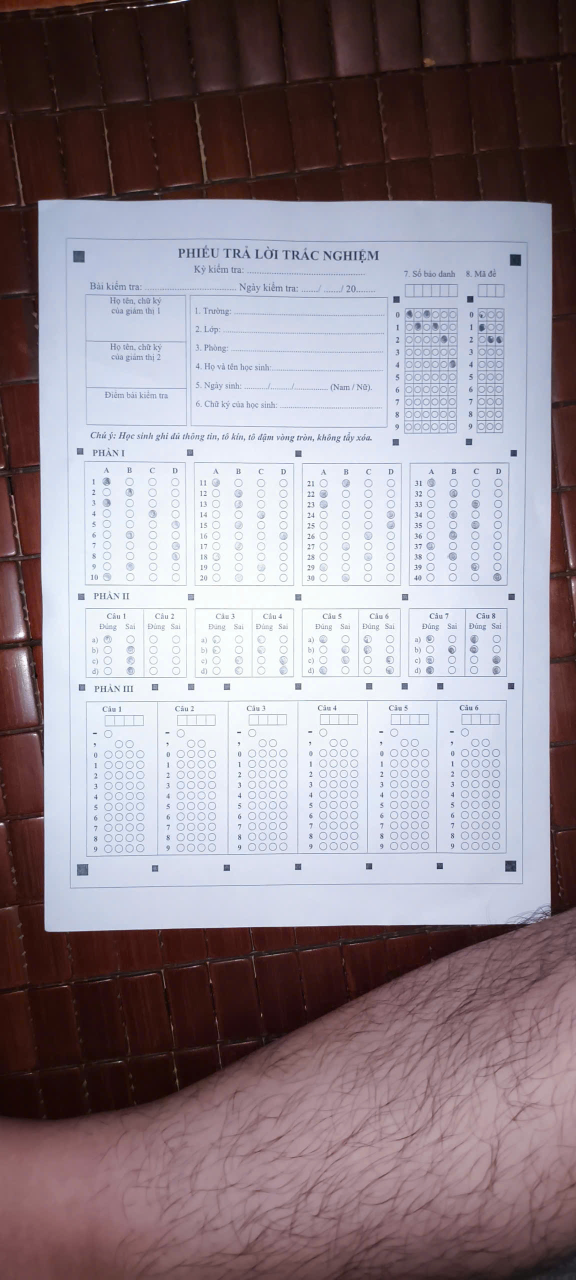
#> input picture da35b902e16f6031397e.jpg, 1152 x 2560 px (shown at 1/2 size)
$ python calibrate_part3.py da35b902e16f6031397e.jpg
#> lines starting #> are read from the running program, lines starting #| are printed output that depends on the picture
"""
Đo tọa độ bubble Part III trên ảnh warped calibration.
Chạy: python calibrate_part3.py anh\1_gray.jpg
"""
import cv2
import numpy as np
import sys

img_path = sys.argv[1] if len(sys.argv) > 1 else "anh/1_gray.jpg"
gray = cv2.imread(img_path, cv2.IMREAD_GRAYSCALE)
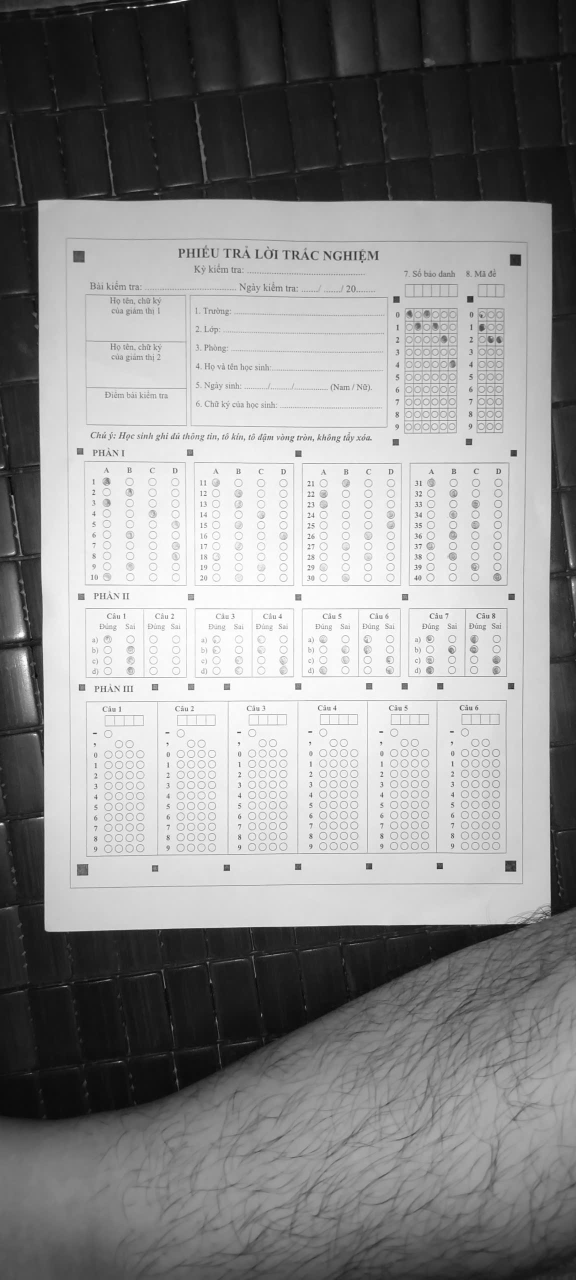
#> gray: shape (2560, 1152) (shown at 1/2 size); min 2, max 255, mean 141.3
if gray is None:
    print(f"Không đọc được: {img_path}")
    sys.exit(1)

h, w = gray.shape
#> h = 2560; w = 1152
print(f"Ảnh: {w}x{h}")
#| Ảnh: 1152x2560

# Part III region: y ~1450 → 1900, x = 0 → w
y_top, y_bot = 1440, 1900
roi = gray[y_top:y_bot, 0:w]
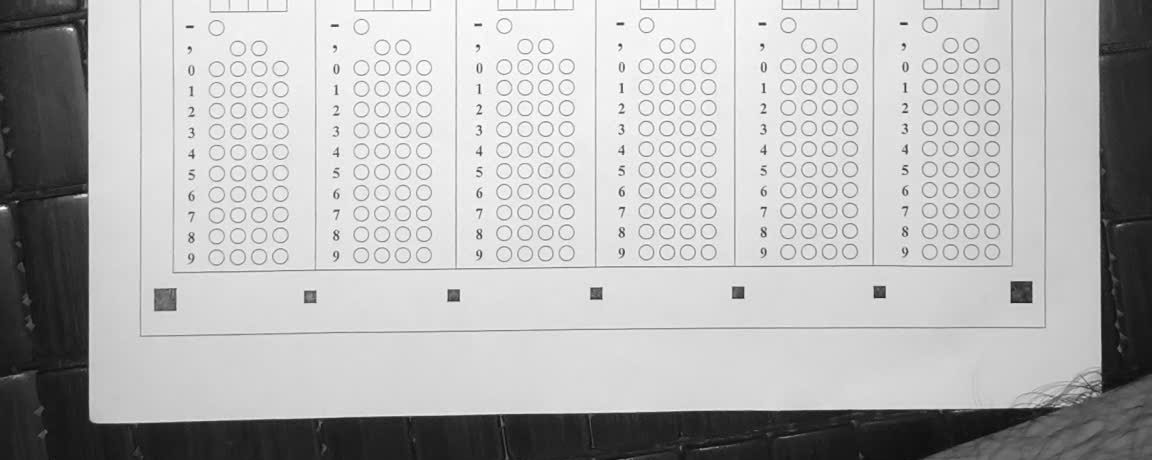
#> roi: shape (460, 1152); min 10, max 255, mean 180.8

# Detect circles
circles = cv2.HoughCircles(
    roi, cv2.HOUGH_GRADIENT, dp=1, minDist=20,
    param1=50, param2=25, minRadius=8, maxRadius=18
)
#> circles = 153 rows, first 8: [216.5, 194.5, 8.8], [381.5, 171.5, 8.8], [929.5, 86.5, 8.7], [423.5, 254.5, 8.4], [216.5, 89.5, 8.4], [216.5, 131.5, 8.8], [402.5, 88.5, 8.8], [929.5, 189.5, 8.8]

if circles is None:
    print("Không tìm thấy circle nào!")
    sys.exit(1)

circles = np.round(circles[0]).astype(int)
#> circles = 153 rows, first 8: [216, 194, 9], [382, 172, 9], [930, 86, 9], [424, 254, 8], [216, 90, 8], [216, 132, 9], [402, 88, 9], [930, 190, 9]
# Convert back to full image coords
circles[:, 1] += y_top

print(f"\nTìm thấy {len(circles)} circles")
#| Tìm thấy 153 circles

# Sort by x, then cluster into 6 questions (each ~230px apart)
# Each question has: 1 sign + 4 digit columns = ~5 x-clusters
circles_sorted = sorted(circles, key=lambda c: c[0])
#> circles_sorted = 153 items, first 6: [216, 1634, 9], [216, 1530, 8], [216, 1572, 9], [216, 1508, 9], [216, 1614, 10], [216, 1468, 9]

# Group by x into clusters (gap > 15px = new cluster)
x_clusters = []
current = [circles_sorted[0]]
#> current = [[216, 1634, 9]]
for c in circles_sorted[1:]:
    if c[0] - current[-1][0] > 15:
        x_clusters.append(current)
        current = [c]
    else:
        current.append(c)
#> this loop made 152 passes
#> after the loop, current = [[992, 1506, 9], [992, 1692, 8], [992, 1610, 9], [992, 1588, 8]]; x_clusters = 23 items
x_clusters.append(current)

print(f"X clusters: {len(x_clusters)}")
#| X clusters: 24
print()

# For each cluster, compute mean x and list y values
for i, cluster in enumerate(x_clusters):
    xs = [c[0] for c in cluster]
    ys = sorted([c[1] for c in cluster])
    mean_x = int(np.mean(xs))
    print(f"  Cluster {i:2d}: x={mean_x:5d}  count={len(cluster):2d}  "
          f"y_range=[{min(ys)}-{max(ys)}]")
#> this loop made 24 passes
#> (xs, ys, mean_x) on passes 1 to 6: ([216, 216, 216, 216, 216, 216, 216], [1468, 1508, 1530, 1572, 1614, 1634, 1698], 216), ([236, 238, 238, 238, 238, 238, 238], [1488, 1508, 1552, 1592, 1612, 1634, 1676], 237), ([258, 258, 258, 258, 258, 260], [1488, 1572, 1592, 1612, 1654, 1676], 258), ([280, 280, 280, 280], [1550, 1570, 1592, 1634], 280), ([360, 360, 360, 362, 362], [1466, 1508, 1528, 1592, 1654], 360), ([380, 382, 382, 382, 382, 382, 382, 382, 382], [1488, 1528, 1548, 1590, 1612, 1632, 1654, 1674, 1696], 381)
#|   Cluster  0: x=  216  count= 7  y_range=[1468-1698]
#|   Cluster  1: x=  237  count= 7  y_range=[1488-1676]
#|   Cluster  2: x=  258  count= 6  y_range=[1488-1676]
#|   Cluster  3: x=  280  count= 4  y_range=[1550-1634]
#|   Cluster  4: x=  360  count= 5  y_range=[1466-1654]
#|   Cluster  5: x=  381  count= 9  y_range=[1488-1696]
#|   Cluster  6: x=  402  count= 9  y_range=[1486-1694]
#|   Cluster  7: x=  424  count= 6  y_range=[1508-1694]
#> (further printed lines are left out)

# Group clusters into 6 questions based on x gaps
# Expected: sign_col, col1, col2, col3, col4 per question
print("\n--- Suggested PART3_BLOCKS ---")
q_groups = []
current_q = [x_clusters[0]]
#> current_q = [[[216, 1634, 9], [216, 1530, 8], [216, 1572, 9], [216, 1508, 9], [216, 1614, 10], [216, 1468, 9], [216, 1698, 8]]]
for cl in x_clusters[1:]:
    prev_x = int(np.mean([c[0] for c in current_q[-1]]))
    curr_x = int(np.mean([c[0] for c in cl]))
    if curr_x - prev_x > 80:  # Big gap = new question
        q_groups.append(current_q)
        current_q = [cl]
    else:
        current_q.append(cl)
#> this loop made 23 passes
#> (prev_x, curr_x) on passes 1 to 12: (216, 237), (237, 258), (258, 280), (280, 360), (360, 381), (381, 402), (402, 424), (424, 504), (504, 524), (524, 545), (545, 566), (566, 646)
#> after the loop, q_groups = []
q_groups.append(current_q)

for qi, qg in enumerate(q_groups):
    cols_x = []
    sign_x = None
    for ci, cl in enumerate(qg):
        mean_x = int(np.mean([c[0] for c in cl]))
        if ci == 0:
            sign_x = mean_x
        cols_x.append(mean_x)
    # First is sign, rest are digit columns
    if len(cols_x) >= 5:
        print(f'  {{"sign_x": {sign_x}, "cols_x": {cols_x[1:5]}, "q": {qi+1}}},')
    else:
        print(f'  Q{qi+1}: sign={sign_x} cols={cols_x} (incomplete)')
#> this loop made 1 pass
#> qi on pass 1: 0
#|   {"sign_x": 216, "cols_x": [237, 258, 280, 360], "q": 1},

# Also measure Y coordinates
print("\n--- Y coordinates ---")
all_ys = sorted([c[1] for c in circles])
#> all_ys = 153 values from 1466 to 1698
# Cluster Y values
y_clusters = []
current = [all_ys[0]]
#> current = [1466]
for y in all_ys[1:]:
    if y - current[-1] > 10:
        y_clusters.append(current)
        current = [y]
    else:
        current.append(y)
#> this loop made 152 passes
#> y on passes 2, 8, 23, 37, 52: 1486, 1506, 1526, 1546, 1568
#> after the loop, current = [1690, 1692, 1692, 1692, 1692, 1692, 1692, 1692, 1692, 1692, 1694, 1694, 1694, 1696, 1698]; y_clusters = 11 items
y_clusters.append(current)

for i, yc in enumerate(y_clusters):
    mean_y = int(np.mean(yc))
    labels = ["sign(-)", "comma(,)", "digit 0", "digit 1", "digit 2",
              "digit 3", "digit 4", "digit 5", "digit 6", "digit 7",
              "digit 8", "digit 9"]
    lbl = labels[i] if i < len(labels) else "?"
    print(f"  Row {i:2d} ({lbl:10s}): y={mean_y:5d}  count={len(yc)}")
#> this loop made 12 passes
#> (mean_y, lbl) on passes 3 to 12: (1506, 'digit 0'), (1527, 'digit 1'), (1548, 'digit 2'), (1568, 'digit 3'), (1589, 'digit 4'), (1610, 'digit 5'), (1631, 'digit 6'), (1651, 'digit 7'), (1672, 'digit 8'), (1692, 'digit 9')
#> (yc, mean_y, lbl) on passes 1 to 2: ([1466, 1468], 1467, 'sign(-)'), ([1486, 1486, 1486, 1488, 1488, 1488], 1487, 'comma(,)')
#|   Row  0 (sign(-)   ): y= 1467  count=2
#|   Row  1 (comma(,)  ): y= 1487  count=6
#|   Row  2 (digit 0   ): y= 1506  count=15
#|   Row  3 (digit 1   ): y= 1527  count=14
#|   Row  4 (digit 2   ): y= 1548  count=15
#|   Row  5 (digit 3   ): y= 1568  count=15
#|   Row  6 (digit 4   ): y= 1589  count=18
#|   Row  7 (digit 5   ): y= 1610  count=14
#> (further printed lines are left out)

$ run again, on anh/1111.jpg
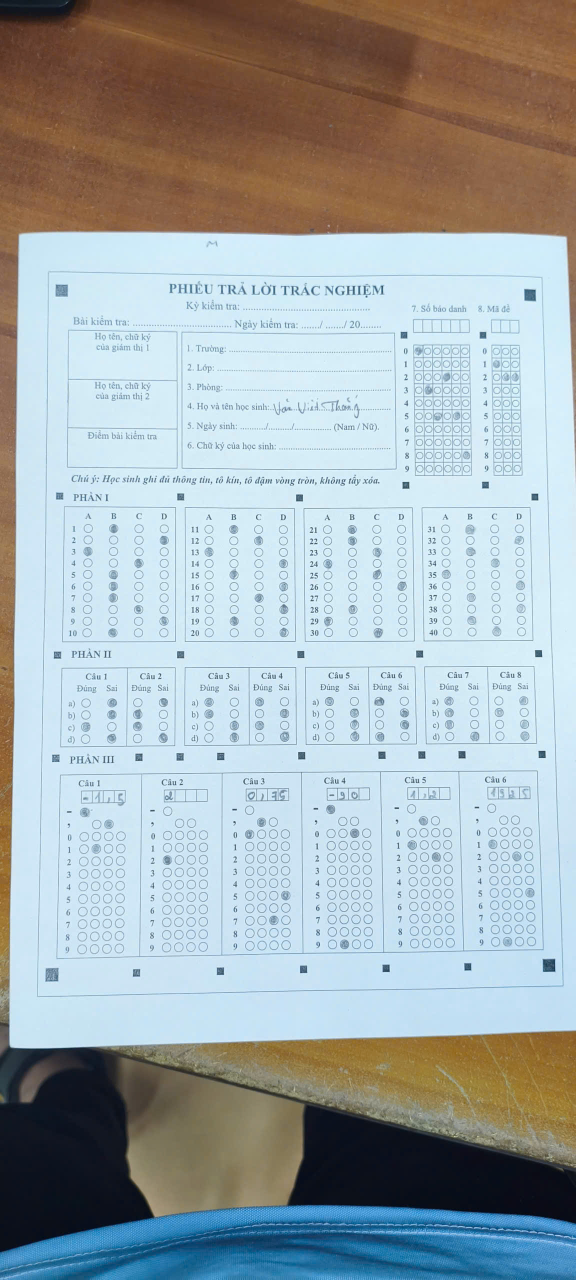
#> input picture anh/1111.jpg, 1152 x 2560 px (shown at 1/2 size)
#> `gray = cv2.imread(img_path, cv2.IMREAD_GRAYSCALE)`:
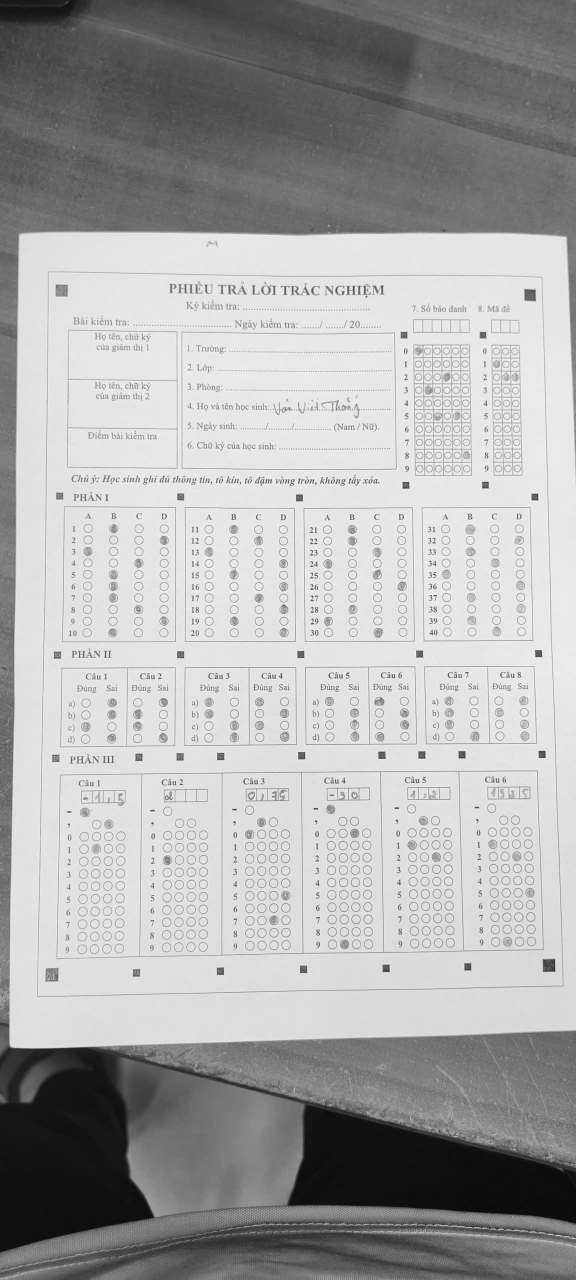
#> gray: shape (2560, 1152) (shown at 1/2 size); min 1, max 255, mean 170.4
#| Ảnh: 1152x2560
#> `roi = gray[y_top:y_bot, 0:w]`:
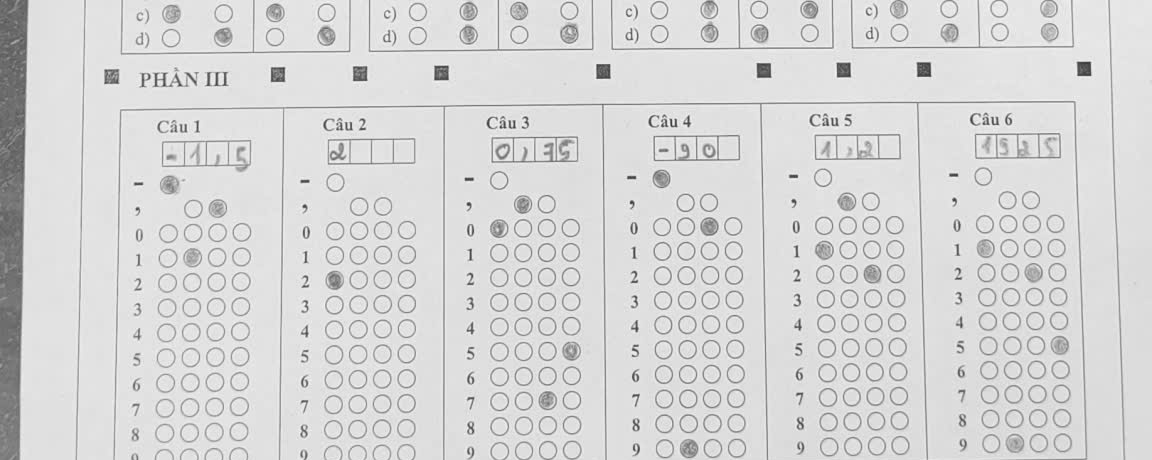
#> roi: shape (460, 1152); min 55, max 250, mean 214.8
#> `circles = cv2.HoughCircles( roi, cv2.HOUGH_GRADIENT, dp=1, minDist=20,..`: circles = 279 rows, first 8: [274.5, 36.5, 9.6], [417.5, 11.5, 9.6], [661.5, 226.5, 9.6], [1031.5, 223.5, 9.6], [1058.5, 320.5, 9.6], [406.5, 303.5, 9.6], [571.5, 350.5, 9.6], [709.5, 250.5, 9.6]
#> `circles = np.round(circles[0]).astype(int)`: circles = 279 rows, first 8: [274, 36, 10], [418, 12, 10], [662, 226, 10], [1032, 224, 10], [1058, 320, 10], [406, 304, 10], [572, 350, 10], [710, 250, 10]
#| Tìm thấy 279 circles
#> circles_sorted = 279 items, first 6: [164, 1848, 10], [164, 1872, 10], [166, 1772, 10], [166, 1822, 10], [166, 1798, 10], [166, 1748, 10]
#> `current = [circles_sorted[0]]`: current = [[164, 1848, 10]]
#> the loop `for c in circles_sorted[1:]:` made 278 passes
#> after the loop `for c in circles_sorted[1:]:`: current = 20 items, first 6: [1030, 1640, 9], [1032, 1664, 10], [1034, 1712, 9], [1034, 1760, 9], [1034, 1736, 9], [1036, 1784, 9]; x_clusters = 23 items
#| X clusters: 24
#> the loop `for i, cluster in enumerate(x_clusters):` made 24 passes
#> (xs, mean_x) on passes 1, 2, 6, 7, 8, 11: ([164, 164, 166, 166, 166, 166, 166, 168, 168, 168, 170, 170], 166), ([188, 190, 190, 190, 190, 190, 192, 192, 192, 192, 194], 190), ([356, 358, 358, 358, 358, 358, 358, 358, 358, 358, 358], 357), ([382, 382, 382, 382, 382, 382, 382, 382, 382, 382, 382], 382), ([406, 406, 406, 406, 406, 406, 406, 406, 406, 418, 418], 408), ([546, 546, 546, 546, 546, 546, 546, 548, 548, 548, 548], 546)
#> (printed output is left out)
#> `current_q = [x_clusters[0]]`: current_q = [[[164, 1848, 10], [164, 1872, 10], [166, 1772, 10], [166, 1822, 10], [166, 1798, 10], [166, 1748, 10], [166, 1722, 9], [168, 1698, 10], [168, 1624, 10], [168, 1674, 9], [170, 1454, 10], [170, 1478, 9]]]
#> the loop `for cl in x_clusters[1:]:` made 23 passes
#> (prev_x, curr_x) on passes 1, 2, 4, 5, 6, 7, 9, 10: (166, 190), (190, 227), (274, 332), (332, 357), (357, 382), (382, 408), (468, 511), (511, 546)
#> after the loop `for cl in x_clusters[1:]:`: q_groups = 1 item
#> the loop `for qi, qg in enumerate(q_groups):` made 2 passes
#> qi on passes 1 to 2: 0, 1
#> (printed output is left out)
#> all_ys = 279 values from 1448 to 1898
#> `current = [all_ys[0]]`: current = [1448]
#> the loop `for y in all_ys[1:]:` made 278 passes
#> y on passes 16, 31, 32, 38, 49: 1472, 1590, 1616, 1640, 1662
#> after the loop `for y in all_ys[1:]:`: current = 67 values from 1834 to 1898; y_clusters = 11 items
#> the loop `for i, yc in enumerate(y_clusters):` made 12 passes
#> (mean_y, lbl) on passes 1, 2, 5, 6, 7, 8, 9, 10: (1450, 'sign(-)'), (1474, 'comma(,)'), (1643, 'digit 2'), (1667, 'digit 3'), (1692, 'digit 4'), (1716, 'digit 5'), (1741, 'digit 6'), (1765, 'digit 7')
#> (printed output is left out)
